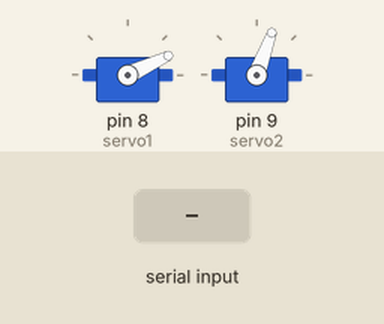
The sketch below on a simulated Arduino Uno, built with avr-gcc and run on an emulated ATmega328P. On the bench: 2 × servo. Inputs (shaded band) come from the test bench.

Above: at 1.2 s.
1.3 s: "C" received over Serial
At 2.2 s:
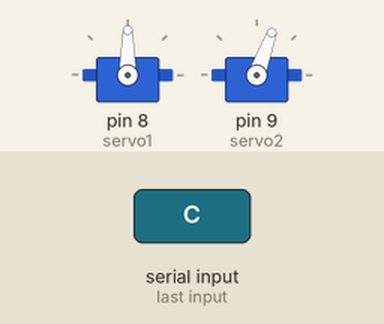
2.8 s: "D" received over the second serial link
At 3.4 s:
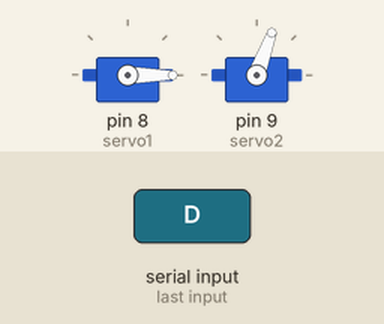
4.3 s: "A" received over Serial
At 5.5 s:
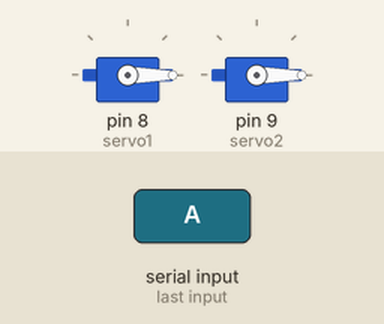
5.8 s: "C" received over the second serial link
At 6.8 s:
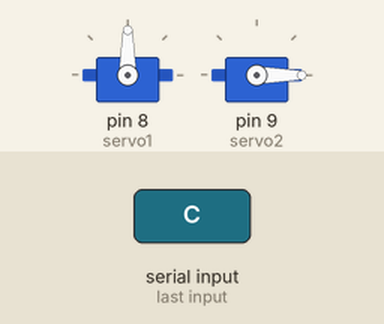
7.3 s: "B" received over Serial
At 8.0 s:
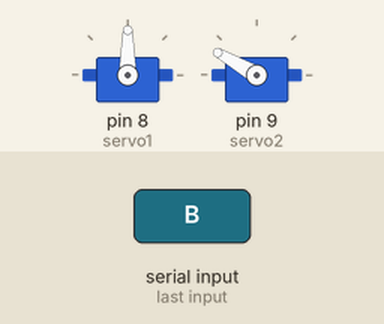
8.8 s: "D" received over Serial
At 9.1 s:
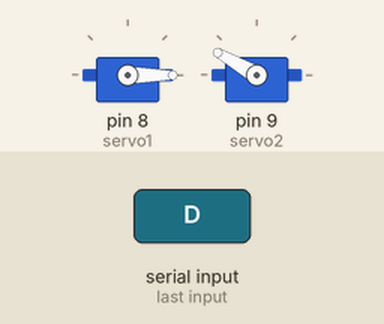
Timing chart, 0 to 11.3 s (numbered marks = the images above; inputs shaded):
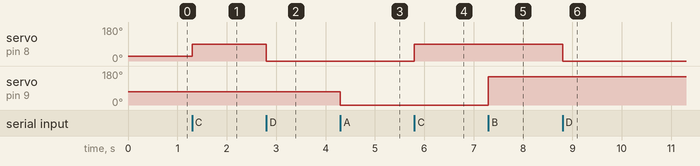

Measured:
- after the input at 1.3 s, servo on pin 8 (servo1): 25° → 90° at once
- after the input at 2.8 s, servo on pin 8 (servo1): 90° → 0° at once
- after the input at 4.3 s, servo on pin 9 (servo2): 70° → 0° at once
- after the input at 5.8 s, servo on pin 8 (servo1): 0° → 90° at once
- after the input at 7.3 s, servo on pin 9 (servo2): 0° → 150° at once
- after the input at 8.8 s, servo on pin 8 (servo1): 90° → 0° at once

The sketch:

servo_motor_serial_bluetooth.ino
```cpp
#include <Servo.h>            // servo library
#include <SoftwareSerial.h>    // TX RX software library for bluetooth

Servo servo1;// create servo object to control a servo
Servo servo2;

int bluetoothTx = 10; // bluetooth tx to 10 pin
int bluetoothRx = 11; // bluetooth rx to 11 pin
SoftwareSerial bluetooth(bluetoothTx, bluetoothRx);

void setup()
{
  //Setup usb serial connection to computer
  Serial.begin(115200);
  servo1.attach(8);
  servo2.attach(9);
  servo1.write(25);
  servo2.write(70);


  //Setup Bluetooth serial connection to android
  bluetooth.begin(115200);
}

void loop()
{
  /* add main program code here */
   if (bluetooth.available()>0)
{
    if (bluetooth.available()> 2 )
  {
    unsigned int servopos = bluetooth.read();
    unsigned int servopos1 = bluetooth.read();
    unsigned int realservo = (servopos1 *256) + servopos;

    if (realservo >= 1000 && realservo <1180) {
      int servoA = realservo;
      servoA = map(servoA, 1000, 1180, 90, 0);
      servo1.write(servoA);
    }
    if (realservo >= 2000 && realservo <2180) {
      int servoB = realservo;
      servoB = map(servoB, 2000, 2180, 0, 150);
      servo2.write(servoB);
    }
  }
  else if (bluetooth.available()<= 1)
  {
    int valA = bluetooth.read();
    if (valA == 'C')
    {
      servo1.write(90);
      delay (10);
    }
    if (valA == 'D')
    {
      servo1.write(0);
      delay (10);
    }
    if (valA == 'A')
    {
      servo2.write(0);
      delay (10);
    }
    if (valA == 'B')
    {
      servo2.write(150);
      delay (10);
    }
  }
}
   if (Serial.available())
   {
	   int valB = Serial.read();
	   if (valB == 'C')
	   {
		   servo1.write(90);
       delay (10);
	   }
	   if (valB == 'D')
	   {
		   servo1.write(0);
		   delay(10);
	   }
	   if (valB == 'A')
	   {
		   servo2.write(0);
		   delay(10);
	   }
	   if (valB == 'B')
	   {
		   servo2.write(150);
		   delay(10);
	   }

   }
}
```
